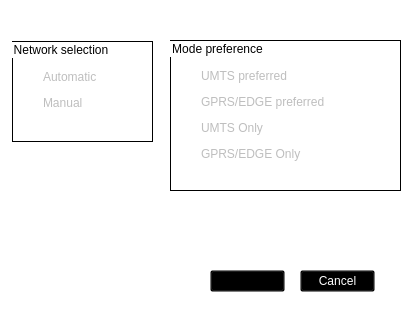
<?xml version="1.0" encoding="UTF-8"?>
<ui version="4.0">
 <class>Form</class>
 <widget class="QWidget" name="Form">
  <property name="geometry">
   <rect>
    <x>0</x>
    <y>0</y>
    <width>418</width>
    <height>313</height>
   </rect>
  </property>
  <property name="windowTitle">
   <string>Form</string>
  </property>
  <property name="styleSheet">
   <string notr="true">QWidget{ 
border-image:url(Skin/datamainback.png);
background:transparent;
}</string>
  </property>
  <layout class="QVBoxLayout" name="verticalLayout_6">
   <property name="margin">
    <number>0</number>
   </property>
   <item>
    <widget class="QWidget" name="widgetNetworkSetting" native="true">
     <property name="styleSheet">
      <string notr="true">QWidget{ 

background:transparent;
}

QPushButton{ 
border-image:url(Skin/SmallChangeableButton_1.png);
	color: rgb(255, 255, 255);
}
QPushButton:pressed{ 
border-image:url(Skin/SmallChangeableButton_3.png);
}
QPushButton:hover{
border-image:url(Skin/SmallChangeableButton_3.png);
	color: rgb(0, 0, 0);
}
QPushButton:disabled{
border-image:url(Skin/SmallChangeableButton_2.png);
	color: rgb(0, 0, 0);
}</string>
     </property>
     <widget class="QGroupBox" name="groupBoxModePreference">
      <property name="geometry">
       <rect>
        <x>170</x>
        <y>40</y>
        <width>231</width>
        <height>151</height>
       </rect>
      </property>
      <property name="minimumSize">
       <size>
        <width>161</width>
        <height>151</height>
       </size>
      </property>
      <property name="styleSheet">
       <string notr="true">QGroupBox
{
    border:1px Solid black;
	color:rgb(0, 0, 0);
}
</string>
      </property>
      <property name="title">
       <string>Mode preference</string>
      </property>
      <widget class="QRadioButton" name="radioButtonUMTSonly">
       <property name="enabled">
        <bool>false</bool>
       </property>
       <property name="geometry">
        <rect>
         <x>11</x>
         <y>80</y>
         <width>211</width>
         <height>16</height>
        </rect>
       </property>
       <property name="text">
        <string>UMTS Only</string>
       </property>
      </widget>
      <widget class="QRadioButton" name="radioButtonGPRSonle">
       <property name="enabled">
        <bool>false</bool>
       </property>
       <property name="geometry">
        <rect>
         <x>11</x>
         <y>106</y>
         <width>211</width>
         <height>16</height>
        </rect>
       </property>
       <property name="text">
        <string>GPRS/EDGE Only</string>
       </property>
      </widget>
      <widget class="QRadioButton" name="radioButtonGPRSpre">
       <property name="enabled">
        <bool>false</bool>
       </property>
       <property name="geometry">
        <rect>
         <x>11</x>
         <y>54</y>
         <width>211</width>
         <height>16</height>
        </rect>
       </property>
       <property name="text">
        <string>GPRS/EDGE preferred</string>
       </property>
      </widget>
      <widget class="QRadioButton" name="radioButtonUMTSOrLTEpre">
       <property name="enabled">
        <bool>false</bool>
       </property>
       <property name="geometry">
        <rect>
         <x>11</x>
         <y>28</y>
         <width>211</width>
         <height>16</height>
        </rect>
       </property>
       <property name="text">
        <string>UMTS preferred</string>
       </property>
      </widget>
     </widget>
     <widget class="QGroupBox" name="groupBoxSelectionMode">
      <property name="geometry">
       <rect>
        <x>12</x>
        <y>41</y>
        <width>141</width>
        <height>101</height>
       </rect>
      </property>
      <property name="minimumSize">
       <size>
        <width>141</width>
        <height>101</height>
       </size>
      </property>
      <property name="styleSheet">
       <string notr="true">QGroupBox
{
    border:1px Solid black;
	color:rgb(0, 0, 0);
}
</string>
      </property>
      <property name="title">
       <string>Network selection</string>
      </property>
      <widget class="QRadioButton" name="radioButtonAutomatic">
       <property name="enabled">
        <bool>false</bool>
       </property>
       <property name="geometry">
        <rect>
         <x>11</x>
         <y>28</y>
         <width>121</width>
         <height>16</height>
        </rect>
       </property>
       <property name="text">
        <string>Automatic</string>
       </property>
      </widget>
      <widget class="QRadioButton" name="radioButtonManual">
       <property name="enabled">
        <bool>false</bool>
       </property>
       <property name="geometry">
        <rect>
         <x>11</x>
         <y>54</y>
         <width>121</width>
         <height>16</height>
        </rect>
       </property>
       <property name="text">
        <string>Manual</string>
       </property>
      </widget>
     </widget>
     <widget class="QPushButton" name="pushButtonCancel">
      <property name="geometry">
       <rect>
        <x>300</x>
        <y>270</y>
        <width>75</width>
        <height>22</height>
       </rect>
      </property>
      <property name="sizePolicy">
       <sizepolicy hsizetype="Fixed" vsizetype="Fixed">
        <horstretch>0</horstretch>
        <verstretch>0</verstretch>
       </sizepolicy>
      </property>
      <property name="minimumSize">
       <size>
        <width>75</width>
        <height>22</height>
       </size>
      </property>
      <property name="maximumSize">
       <size>
        <width>75</width>
        <height>22</height>
       </size>
      </property>
      <property name="cursor">
       <cursorShape>PointingHandCursor</cursorShape>
      </property>
      <property name="styleSheet">
       <string notr="true"/>
      </property>
      <property name="text">
       <string>Cancel</string>
      </property>
     </widget>
     <widget class="QPushButton" name="pushButtonApply">
      <property name="enabled">
       <bool>false</bool>
      </property>
      <property name="geometry">
       <rect>
        <x>210</x>
        <y>270</y>
        <width>75</width>
        <height>22</height>
       </rect>
      </property>
      <property name="sizePolicy">
       <sizepolicy hsizetype="Fixed" vsizetype="Fixed">
        <horstretch>0</horstretch>
        <verstretch>0</verstretch>
       </sizepolicy>
      </property>
      <property name="minimumSize">
       <size>
        <width>75</width>
        <height>22</height>
       </size>
      </property>
      <property name="maximumSize">
       <size>
        <width>75</width>
        <height>22</height>
       </size>
      </property>
      <property name="cursor">
       <cursorShape>PointingHandCursor</cursorShape>
      </property>
      <property name="styleSheet">
       <string notr="true"/>
      </property>
      <property name="text">
       <string>Apply</string>
      </property>
     </widget>
    </widget>
   </item>
  </layout>
 </widget>
 <resources/>
 <connections/>
</ui>
